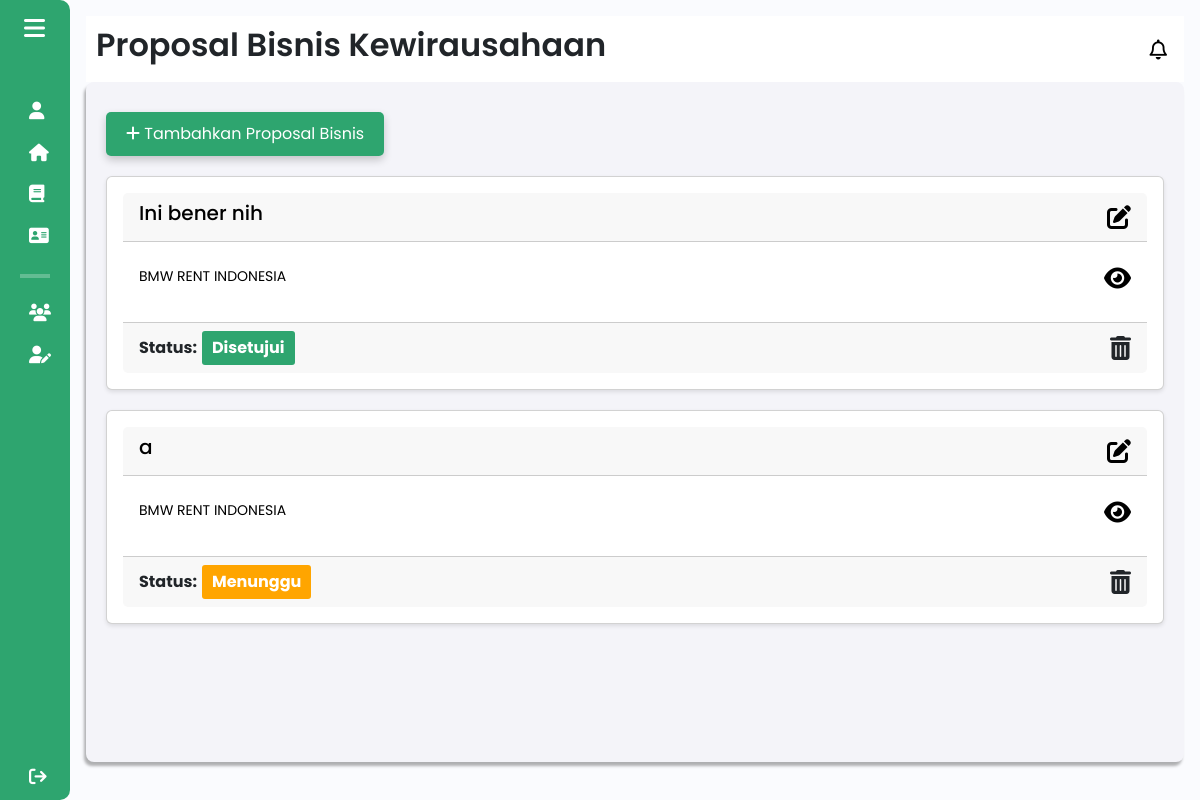
The app's page /components/pages/mahasiswa/proposal_bisnis_mahasiswa.php (signed in), older data.
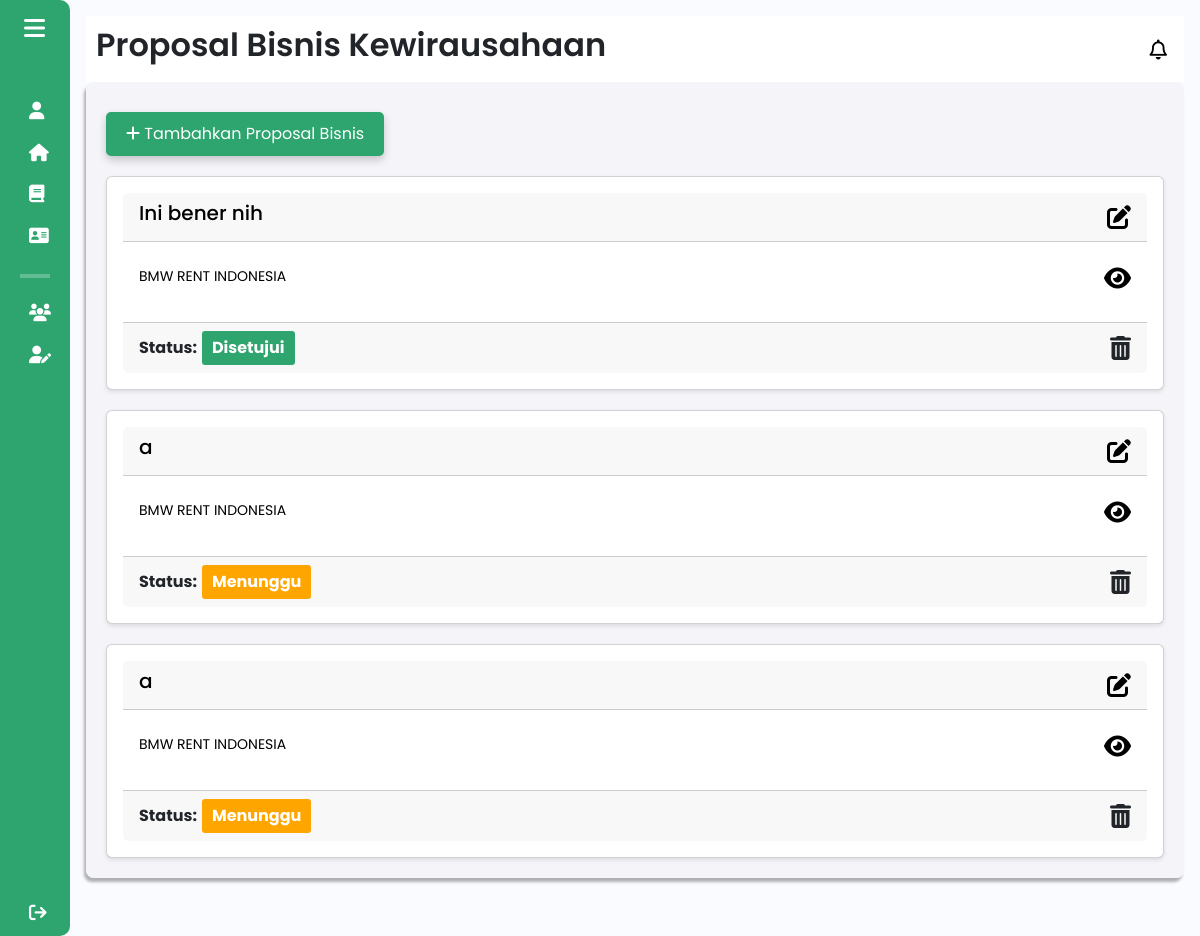
The same page, newer data.
### tables this page shows
CREATE TABLE `proposal_bisnis` (
  `id` int(11) NOT NULL,
  `judul_proposal` varchar(255) NOT NULL,
  `tahapan_bisnis` enum('tahapan_awal','tahapan_bertumbuh') NOT NULL,
  `sdg` text NOT NULL,
  `kategori` varchar(255) DEFAULT NULL,
  `other_category` varchar(255) DEFAULT NULL,
  `proposal_pdf` varchar(255) NOT NULL,
  `kelompok_id` int(11) NOT NULL,
  `status` enum('menunggu','ditolak','disetujui') DEFAULT 'menunggu'
);

CREATE TABLE `kelompok_bisnis` (
  `id_kelompok` int(11) NOT NULL,
  `npm_ketua` varchar(20) DEFAULT NULL,
  `nama_kelompok` varchar(50) DEFAULT NULL,
  `nama_bisnis` varchar(50) DEFAULT NULL,
  `ide_bisnis` text DEFAULT NULL,
  `logo_bisnis` varchar(255) DEFAULT NULL,
  `mentor_bisnis` varchar(255) DEFAULT NULL
);

### components/pages/mahasiswa/proposal_bisnis_mahasiswa.php (the view, shortened to what this page needs)
<?php
include $_SERVER['DOCUMENT_ROOT'] . '/Aplikasi-Kewirausahaan/config/db_connection.php';
$query = "
    SELECT p.*, k.ide_bisnis
    FROM proposal_bisnis p
    LEFT JOIN kelompok_bisnis k ON p.kelompok_id = k.id_kelompok
";
$result = mysqli_query($conn, $query);
?>
<!DOCTYPE html>
<html lang="en">
<head>
    <link href="https://cdn.lineicons.com/4.0/lineicons.css" rel="stylesheet" />
    <link href="https://cdn.jsdelivr.net/npm/bootstrap@5.3.0-alpha3/dist/css/bootstrap.min.css" rel="stylesheet"
>
    <link rel="stylesheet" href="/Aplikasi-Kewirausahaan/assets/css/proposal_bisnis.css">
    <link rel="stylesheet" href="https://cdn.jsdelivr.net/gh/habibmhamadi/multi-select-tag@3.1.0/dist/css/multi-select-tag.css">
</head>
<body>
    <div class="wrapper">
        <?php
        include 'sidebar_mahasiswa.php';
        ?>
        <div class="main p-3">
            <div class="main_header">
                <?php
                    include 'header_mahasiswa.php';
                ?>
            </div>
            <div class="main_wrapper">
                <button id="openFormBtn"><i class="fa-solid fa-plus"></i> Tambahkan Proposal Bisnis</button>
                <div class="card-deck">
                    <?php
                    if (mysqli_num_rows($result) > 0) {
                        while ($proposal = mysqli_fetch_assoc($result)) {
                            ?>
                            <div class="card">
                                <div class="card-header">
                                    <h5 class="card-title"><?php echo htmlspecialchars($proposal['judul_proposal']); ?></h5>
                                    <i class="fas fa-edit edit-icon" title="Edit Proposal Bisnis" onclick="window.location.href='edit_proposal.php?id=<?php echo $proposal['id']; ?>';"></i>
                                    </div>
                                <a href="detail_proposal_bisnis.php?judul=<?php echo urlencode($proposal['judul_proposal']); ?>">
                                    <div class="card-body">
                                        <p><?php echo htmlspecialchars($proposal['ide_bisnis']); ?></p>
                                        <i class="fa-solid fa-eye detail-icon" title="Lihat Detail Proposal Bisnis"></i>
                                    </div>
                                </a>
                                <div class="card-footer" style="display: flex; justify-content: space-between; align-items: center;">
                                    <p style="margin: 0; margin-right: 5px">Status:</p>
                                    <span id="status-label" class="status"
                                        style="background-color: <?php
                                            if ($proposal['status'] == 'disetujui') {
                                                echo '#2ea56f';
                                            } elseif ($proposal['status'] == 'ditolak') {
                                                echo '#dc3545';
                                            } else {
                                                echo 'orange';
                                            }
                                        ?>; padding: 5px 10px; border-radius: 3px;">
                                        <?php echo htmlspecialchars($proposal['status']); ?>
                                    </span>
                                    <i class="fa-solid fa-trash-can delete-icon" title="Hapus Proposal Bisnis" onclick="window.location.href='delete_proposal.php?id=<?php echo $proposal['id']; ?>';"></i>
                                </div>
                            </div>
                            <?php
                        }
                    } else {
                        echo "<p>Tidak ada proposal bisnis yang ditemukan.</p>";
                    }
                    ?>
                </div>
                      </div>
                    </div>
                </div>
</body>
</html>

Row changes from the older to the newer data that the page shows:
added proposal_bisnis: judul_proposal "a", kelompok.ide_bisnis "BMW RENT INDONESIA", status "Menunggu"
